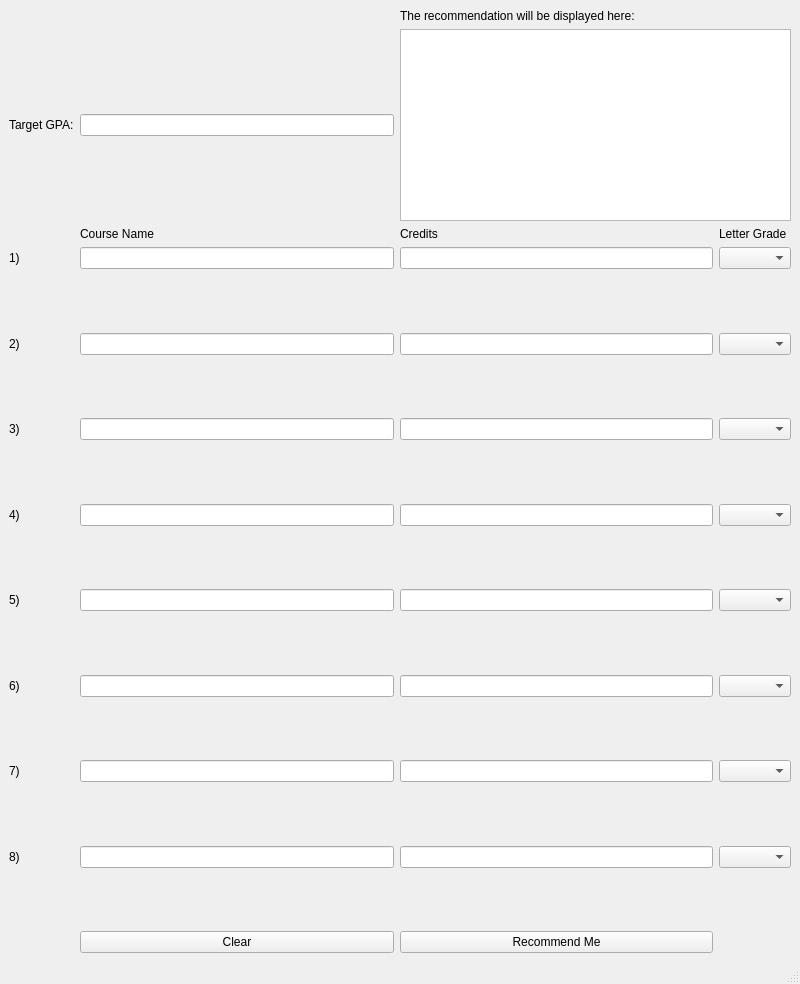
<?xml version="1.0" encoding="UTF-8"?>
<ui version="4.0">
 <class>GPAPlanner</class>
 <widget class="QMainWindow" name="GPAPlanner">
  <property name="geometry">
   <rect>
    <x>0</x>
    <y>0</y>
    <width>800</width>
    <height>984</height>
   </rect>
  </property>
  <property name="sizePolicy">
   <sizepolicy hsizetype="Fixed" vsizetype="Fixed">
    <horstretch>0</horstretch>
    <verstretch>0</verstretch>
   </sizepolicy>
  </property>
  <property name="windowTitle">
   <string>MyApp</string>
  </property>
  <widget class="QWidget" name="centralWidget">
   <layout class="QVBoxLayout" name="verticalLayout">
    <item>
     <layout class="QVBoxLayout" name="main_layout">
      <item>
       <layout class="QGridLayout" name="gridLayout">
        <item row="5" column="1">
         <widget class="QLineEdit" name="course2"/>
        </item>
        <item row="5" column="0">
         <widget class="QLabel" name="label_2">
          <property name="text">
           <string>2)</string>
          </property>
         </widget>
        </item>
        <item row="15" column="1">
         <widget class="QLineEdit" name="course7"/>
        </item>
        <item row="17" column="0">
         <widget class="QLabel" name="label_8">
          <property name="text">
           <string>8)</string>
          </property>
         </widget>
        </item>
        <item row="4" column="1">
         <spacer name="verticalSpacer">
          <property name="orientation">
           <enum>Qt::Vertical</enum>
          </property>
          <property name="sizeHint" stdset="0">
           <size>
            <width>20</width>
            <height>40</height>
           </size>
          </property>
         </spacer>
        </item>
        <item row="11" column="0">
         <widget class="QLabel" name="label_5">
          <property name="text">
           <string>5)</string>
          </property>
         </widget>
        </item>
        <item row="5" column="3">
         <widget class="QComboBox" name="gpa2"/>
        </item>
        <item row="13" column="0">
         <widget class="QLabel" name="label_6">
          <property name="text">
           <string>6)</string>
          </property>
         </widget>
        </item>
        <item row="13" column="1">
         <widget class="QLineEdit" name="course6"/>
        </item>
        <item row="19" column="1">
         <widget class="QPushButton" name="pushButton">
          <property name="text">
           <string>Clear</string>
          </property>
         </widget>
        </item>
        <item row="16" column="1">
         <spacer name="verticalSpacer_7">
          <property name="orientation">
           <enum>Qt::Vertical</enum>
          </property>
          <property name="sizeHint" stdset="0">
           <size>
            <width>20</width>
            <height>40</height>
           </size>
          </property>
         </spacer>
        </item>
        <item row="11" column="3">
         <widget class="QComboBox" name="gpa5"/>
        </item>
        <item row="3" column="3">
         <widget class="QComboBox" name="gpa1"/>
        </item>
        <item row="17" column="3">
         <widget class="QComboBox" name="gpa8"/>
        </item>
        <item row="15" column="0">
         <widget class="QLabel" name="label_7">
          <property name="text">
           <string>7)</string>
          </property>
         </widget>
        </item>
        <item row="14" column="1">
         <spacer name="verticalSpacer_6">
          <property name="orientation">
           <enum>Qt::Vertical</enum>
          </property>
          <property name="sizeHint" stdset="0">
           <size>
            <width>20</width>
            <height>40</height>
           </size>
          </property>
         </spacer>
        </item>
        <item row="5" column="2">
         <widget class="QLineEdit" name="credit2"/>
        </item>
        <item row="3" column="1">
         <widget class="QLineEdit" name="course1"/>
        </item>
        <item row="6" column="1">
         <spacer name="verticalSpacer_2">
          <property name="orientation">
           <enum>Qt::Vertical</enum>
          </property>
          <property name="sizeHint" stdset="0">
           <size>
            <width>20</width>
            <height>40</height>
           </size>
          </property>
         </spacer>
        </item>
        <item row="7" column="1">
         <widget class="QLineEdit" name="course3"/>
        </item>
        <item row="1" column="2" colspan="2">
         <widget class="QTextEdit" name="textEdit"/>
        </item>
        <item row="17" column="2">
         <widget class="QLineEdit" name="credit8"/>
        </item>
        <item row="8" column="1">
         <spacer name="verticalSpacer_3">
          <property name="orientation">
           <enum>Qt::Vertical</enum>
          </property>
          <property name="sizeHint" stdset="0">
           <size>
            <width>20</width>
            <height>40</height>
           </size>
          </property>
         </spacer>
        </item>
        <item row="19" column="2">
         <widget class="QPushButton" name="pushButton_2">
          <property name="text">
           <string>Recommend Me</string>
          </property>
         </widget>
        </item>
        <item row="1" column="0">
         <widget class="QLabel" name="label_12">
          <property name="text">
           <string>Target GPA:</string>
          </property>
         </widget>
        </item>
        <item row="1" column="1">
         <widget class="QLineEdit" name="targetgpa"/>
        </item>
        <item row="2" column="1">
         <widget class="QLabel" name="label_9">
          <property name="text">
           <string>Course Name</string>
          </property>
         </widget>
        </item>
        <item row="3" column="2">
         <widget class="QLineEdit" name="credit1"/>
        </item>
        <item row="15" column="3">
         <widget class="QComboBox" name="gpa7"/>
        </item>
        <item row="7" column="3">
         <widget class="QComboBox" name="gpa3"/>
        </item>
        <item row="9" column="0">
         <widget class="QLabel" name="label_4">
          <property name="text">
           <string>4)</string>
          </property>
         </widget>
        </item>
        <item row="12" column="1">
         <spacer name="verticalSpacer_5">
          <property name="orientation">
           <enum>Qt::Vertical</enum>
          </property>
          <property name="sizeHint" stdset="0">
           <size>
            <width>20</width>
            <height>40</height>
           </size>
          </property>
         </spacer>
        </item>
        <item row="2" column="2">
         <widget class="QLabel" name="label_10">
          <property name="text">
           <string>Credits</string>
          </property>
         </widget>
        </item>
        <item row="17" column="1">
         <widget class="QLineEdit" name="course8"/>
        </item>
        <item row="9" column="1">
         <widget class="QLineEdit" name="course4"/>
        </item>
        <item row="3" column="0">
         <widget class="QLabel" name="label">
          <property name="text">
           <string>1)</string>
          </property>
         </widget>
        </item>
        <item row="11" column="1">
         <widget class="QLineEdit" name="course5"/>
        </item>
        <item row="11" column="2">
         <widget class="QLineEdit" name="credit5"/>
        </item>
        <item row="9" column="3">
         <widget class="QComboBox" name="gpa4"/>
        </item>
        <item row="15" column="2">
         <widget class="QLineEdit" name="credit7"/>
        </item>
        <item row="0" column="2">
         <widget class="QLabel" name="label_13">
          <property name="text">
           <string>The recommendation will be displayed here:</string>
          </property>
         </widget>
        </item>
        <item row="2" column="3">
         <widget class="QLabel" name="label_11">
          <property name="text">
           <string>Letter Grade</string>
          </property>
         </widget>
        </item>
        <item row="13" column="3">
         <widget class="QComboBox" name="gpa6"/>
        </item>
        <item row="7" column="0">
         <widget class="QLabel" name="label_3">
          <property name="text">
           <string>3)</string>
          </property>
         </widget>
        </item>
        <item row="7" column="2">
         <widget class="QLineEdit" name="credit3"/>
        </item>
        <item row="10" column="1">
         <spacer name="verticalSpacer_4">
          <property name="orientation">
           <enum>Qt::Vertical</enum>
          </property>
          <property name="sizeHint" stdset="0">
           <size>
            <width>20</width>
            <height>40</height>
           </size>
          </property>
         </spacer>
        </item>
        <item row="13" column="2">
         <widget class="QLineEdit" name="credit6"/>
        </item>
        <item row="9" column="2">
         <widget class="QLineEdit" name="credit4"/>
        </item>
        <item row="18" column="1">
         <spacer name="verticalSpacer_8">
          <property name="orientation">
           <enum>Qt::Vertical</enum>
          </property>
          <property name="sizeHint" stdset="0">
           <size>
            <width>20</width>
            <height>40</height>
           </size>
          </property>
         </spacer>
        </item>
       </layout>
      </item>
     </layout>
    </item>
   </layout>
  </widget>
  <widget class="QStatusBar" name="statusbar"/>
  <widget class="QMenuBar" name="menubar">
   <property name="geometry">
    <rect>
     <x>0</x>
     <y>0</y>
     <width>800</width>
     <height>30</height>
    </rect>
   </property>
  </widget>
  <action name="action_Back">
   <property name="text">
    <string>&lt; Back</string>
   </property>
  </action>
  <action name="actionCopy">
   <property name="text">
    <string>Copy</string>
   </property>
  </action>
  <action name="actionMove">
   <property name="text">
    <string>Move</string>
   </property>
  </action>
  <action name="actionPaste">
   <property name="text">
    <string>Paste</string>
   </property>
  </action>
  <action name="actionDelete">
   <property name="text">
    <string>Delete</string>
   </property>
  </action>
  <action name="actionRename">
   <property name="text">
    <string>Rename</string>
   </property>
  </action>
 </widget>
 <resources/>
 <connections/>
</ui>
